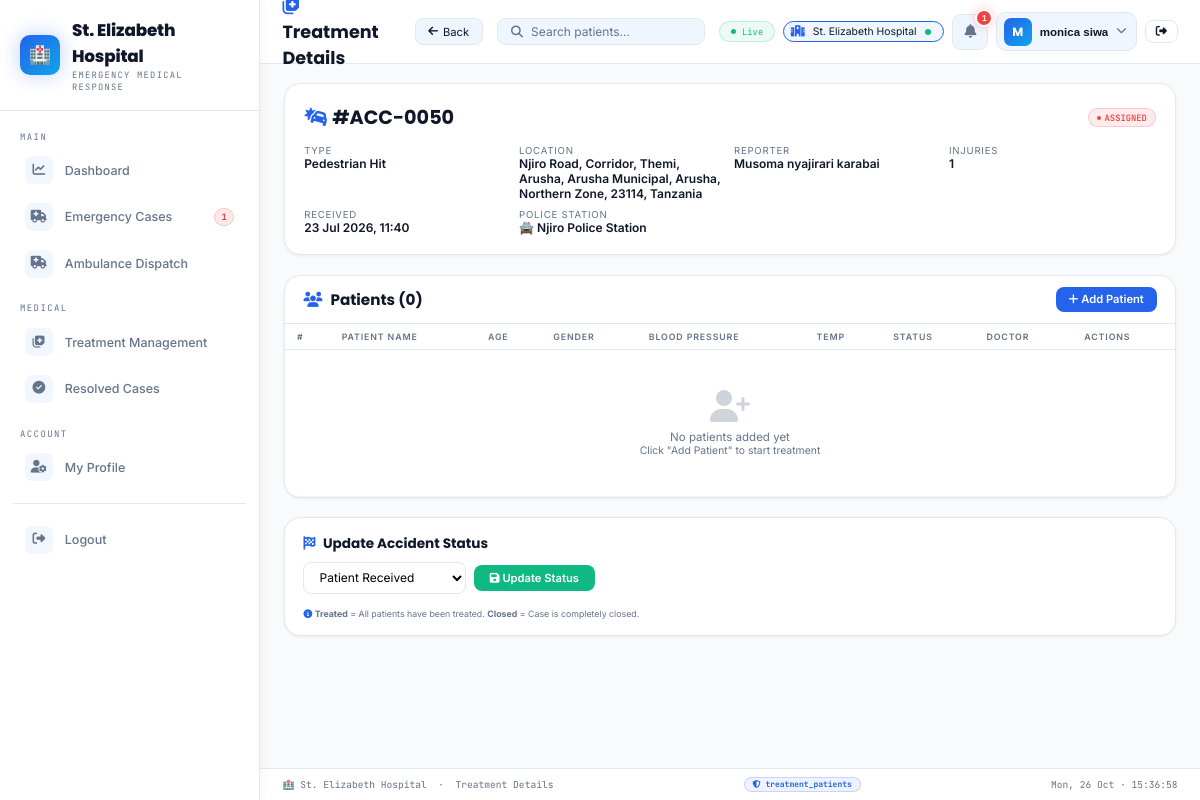
/hospital/treatment_details.php?accident_id=50 (signed in), run on the app's committed database.
### tables this page shows
CREATE TABLE `users` (
  `id` int(11) NOT NULL,
  `full_name` varchar(100) DEFAULT NULL,
  `phone` varchar(20) DEFAULT NULL,
  `email` varchar(100) DEFAULT NULL,
  `password` varchar(255) DEFAULT NULL,
  `role` enum('admin','police','hospital','citizen') DEFAULT 'citizen',
  `police_station_id` int(11) DEFAULT NULL,
  `hospital_station_id` int(11) DEFAULT NULL,
  `approval_status` enum('pending','approved','rejected') DEFAULT 'pending',
  `created_at` timestamp NOT NULL DEFAULT current_timestamp()
);

CREATE TABLE `hospital_stations` (
  `id` int(11) NOT NULL,
  `name` varchar(100) NOT NULL,
  `location` varchar(200) DEFAULT NULL,
  `phone` varchar(20) DEFAULT NULL,
  `email` varchar(100) DEFAULT NULL,
  `region` varchar(100) DEFAULT NULL,
  `latitude` decimal(10,8) DEFAULT NULL,
  `longitude` decimal(11,8) DEFAULT NULL,
  `is_active` tinyint(1) DEFAULT 1,
  `created_at` timestamp NOT NULL DEFAULT current_timestamp(),
  `updated_at` timestamp NOT NULL DEFAULT current_timestamp() ON UPDATE current_timestamp()
);

CREATE TABLE `accidents` (
  `id` int(11) NOT NULL,
  `reporter_name` varchar(100) NOT NULL,
  `reporter_phone` varchar(20) NOT NULL,
  `reporter_email` varchar(100) DEFAULT NULL,
  `accident_type` varchar(100) NOT NULL,
  `injuries` int(11) DEFAULT 0,
  `hazards` text DEFAULT NULL,
  `description` text DEFAULT NULL,
  `photo_path` varchar(255) DEFAULT NULL,
  `images` text DEFAULT NULL,
  `latitude` decimal(10,8) NOT NULL,
  `longitude` decimal(11,8) NOT NULL,
  `location_description` text DEFAULT NULL,
  `old_status` enum('pending','assigned','dispatched','resolved','false_alarm') DEFAULT 'pending',
  `police_status` enum('pending','assigned','dispatched','arrived','resolved','false_alarm') DEFAULT 'pending',
  `hospital_status` enum('pending','assigned','preparing','ambulance_dispatched','patient_received','treated','closed') DEFAULT 'pending',
  `assigned_police_id` int(11) DEFAULT NULL,
  `assigned_hospital_id` int(11) DEFAULT NULL,
  `created_at` timestamp NOT NULL DEFAULT current_timestamp()
);

CREATE TABLE `police_stations` (
  `id` int(11) NOT NULL,
  `name` varchar(100) NOT NULL,
  `location` varchar(200) DEFAULT NULL,
  `phone` varchar(20) DEFAULT NULL,
  `email` varchar(100) DEFAULT NULL,
  `region` varchar(100) DEFAULT NULL,
  `latitude` decimal(10,8) DEFAULT NULL,
  `longitude` decimal(11,8) DEFAULT NULL,
  `is_active` tinyint(1) DEFAULT 1,
  `created_at` timestamp NOT NULL DEFAULT current_timestamp(),
  `updated_at` timestamp NOT NULL DEFAULT current_timestamp() ON UPDATE current_timestamp()
);

### hospital/treatment_details.php (the view, shortened to what this page needs)
<?php
include __DIR__ . '/../connection.php';
$hospital_id = $_SESSION['user_id'];
$user_query = $conn->query("
    SELECT u.*, hs.id as station_id, hs.name as station_name, hs.location
    FROM users u
    LEFT JOIN hospital_stations hs ON u.hospital_station_id = hs.id
    WHERE u.id = $hospital_id
");
$user = $user_query->fetch_assoc();
$hospital_station_id = $user['station_id'] ?? null;
$hospital_station_name = $user['station_name'] ?? 'Hospital Station';
$accident_id = isset($_GET['accident_id']) ? intval($_GET['accident_id']) : 0;
$accident = $conn->query("
    SELECT a.*, ps.name as police_station_name
    FROM accidents a
    LEFT JOIN police_stations ps ON a.assigned_police_id = ps.id
    WHERE a.id = $accident_id AND a.assigned_hospital_id = $hospital_station_id
")->fetch_assoc();
$patients = $conn->query("
    SELECT * FROM treatment_patients
    WHERE accident_id = $accident_id AND hospital_station_id = $hospital_station_id
    ORDER BY created_at DESC
");
$patient_count = $patients ? $patients->num_rows : 0;
$pending_notifications = $conn->query("
    SELECT id, accident_type, location_description, created_at, reporter_name, injuries, hospital_status as status
    FROM accidents
    WHERE assigned_hospital_id = $hospital_station_id
    AND hospital_status = 'assigned'
    ORDER BY created_at DESC LIMIT 10
");
$pending_count = $pending_notifications ? $pending_notifications->num_rows : 0;
$admin_name = htmlspecialchars($_SESSION['name'] ?? 'Hospital Staff');
$admin_init = strtoupper(substr($admin_name, 0, 1));
$closed_q = $conn->query("
    SELECT COUNT(*) as c
    FROM accidents
    WHERE assigned_hospital_id = $hospital_station_id
    AND hospital_status = 'closed'
");
function is_active($page) {
    return basename($_SERVER['PHP_SELF']) === $page ? 'active' : '';
}
?>
<!DOCTYPE html>
<html lang="en">
<head>
<link rel="stylesheet" href="https://cdnjs.cloudflare.com/ajax/libs/font-awesome/6.5.0/css/all.min.css"/>
</head>
<body>
<div class="shell">
<aside class="sidebar">
  <a href="dashboard.php" class="sb-brand">
    <div class="sb-logo">🏥</div>
    <div><div class="sb-title"><?= htmlspecialchars($hospital_station_name) ?></div>
      <div class="sb-sub">Emergency Medical Response</div></div>
  </a>
  <nav class="sb-nav">
    <div class="sb-sect">Main</div>
    <a href="dashboard.php" class="sb-item <?= is_active('dashboard.php') ?>">
      <span class="sb-ic"><i class="fas fa-chart-line"></i></span> Dashboard
    </a>
    <a href="emergencies.php" class="sb-item <?= is_active('emergencies.php') ?>">
      <span class="sb-ic"><i class="fas fa-ambulance"></i></span> Emergency Cases
      <?php if($pending_count > 0): ?>
        <span class="sb-badge red"><?= $pending_count ?></span>
      <?php endif; ?>
    </a>
    <a href="ambulance.php" class="sb-item <?= is_active('ambulance.php') ?>">
      <span class="sb-ic"><i class="fas fa-truck-medical"></i></span> Ambulance Dispatch
    </a>
    <div class="sb-sect" style="margin-top:.4rem">Medical</div>
    <a href="treatment.php" class="sb-item <?= is_active('treatment.php') ?>">
      <span class="sb-ic"><i class="fas fa-notes-medical"></i></span> Treatment Management
    </a>
    <a href="resolved_cases.php" class="sb-item <?= is_active('resolved_cases.php') ?>">
      <span class="sb-ic"><i class="fas fa-check-circle"></i></span> Resolved Cases
    </a>
    <div class="sb-sect" style="margin-top:.4rem">Account</div>
    <a href="profile.php" class="sb-item <?= is_active('profile.php') ?>">
      <span class="sb-ic"><i class="fas fa-user-cog"></i></span> My Profile
    </a>
    <div style="height:1px;background:var(--border);margin:.8rem .8rem"></div>
    <a href="../logout.php" class="sb-logout-item">
      <span class="sb-ic"><i class="fas fa-sign-out-alt"></i></span> Logout
    </a>
  </nav>
</aside>
<div class="main">
  <div class="topbar">
    <div class="tb-title"><i class="fas fa-notes-medical"></i>Treatment Details</div>
    <a href="treatment.php" class="btn-back">
      <i class="fas fa-arrow-left"></i> Back
    </a>
    <div class="tb-search">
      <i class="fas fa-search"></i>
      <input type="text" placeholder="Search patients…" oninput="filterTable(this.value)"/>
    </div>
    <div class="tb-acts">
      <div class="live-pill"><span class="live-dot"></span>Live</div>
      <div class="station-badge">
        <i class="fas fa-hospital"></i>
        <span class="station-name"><?= htmlspecialchars($hospital_station_name) ?></span>
        <span class="status-dot"></span>
      </div>
      <div class="notif-wrap">
        <button class="notif-btn" onclick="toggleNotif()" id="notificationBell">
          <i class="fas fa-bell"></i>
          <span class="notif-count" id="notifCount" style="<?= $pending_count > 0 ? '' : 'display:none;' ?>">
            <?= $pending_count ?>
          </span>
        </button>
      </div>
      <div class="profile-wrap">
        <button class="profile-btn" id="profileBtn" onclick="toggleProfileDrop()">
          <div class="pa"><?= $admin_init ?></div>
          <span class="pname"><?= $admin_name ?></span>
          <i class="fas fa-chevron-down pchev"></i>
        </button>
      </div>
      <a href="../logout.php" class="tb-btn">
        <i class="fas fa-sign-out-alt"></i>
      </a>
    </div>
  </div>
  <div class="content">
    <div class="accident-summary">
      <div class="header">
        <h2>
          <i class="fas fa-car-crash"></i>
          #ACC-<?= str_pad($accident_id, 4, '0', STR_PAD_LEFT) ?>
        </h2>
        <span class="badge <?= $accident['hospital_status'] ?>">
          <span class="badge-dot"></span>
          <?= str_replace('_', ' ', ucfirst($accident['hospital_status'] ?? 'unknown')) ?>
        </span>
      </div>
      <div class="accident-meta">
        <div class="meta-item">
          <label>Type</label>
          <div class="value"><?= htmlspecialchars($accident['accident_type'] ?? 'Unknown') ?></div>
        </div>
        <div class="meta-item">
          <label>Location</label>
          <div class="value"><?= htmlspecialchars($accident['location_description'] ?? 'Unknown') ?></div>
        </div>
        <div class="meta-item">
          <label>Reporter</label>
          <div class="value"><?= htmlspecialchars($accident['reporter_name'] ?? 'Unknown') ?></div>
        </div>
        <div class="meta-item">
          <label>Injuries</label>
          <div class="value"><?= $accident['injuries'] ?></div>
        </div>
        <div class="meta-item">
          <label>Received</label>
          <div class="value"><?= date('d M Y, H:i', strtotime($accident['created_at'])) ?></div>
        </div>
        <?php if($accident['police_station_name']): ?>
        <div class="meta-item">
          <label>Police Station</label>
          <div class="value">🚔 <?= htmlspecialchars($accident['police_station_name']) ?></div>
        </div>
        <?php endif; ?>
      </div>
    </div>
    <div class="patients-section">
      <div class="header">
        <h3><i class="fas fa-users"></i> Patients (<?= $patient_count ?>)</h3>
        <button class="btn-add-patient" onclick="openAddPatient(<?= $accident_id ?>)">
          <i class="fas fa-plus"></i> Add Patient
        </button>
      </div>
      <div class="tbl-wrap">
        <table>
          <thead>
            <tr>
              <th>#</th>
              <th>Patient Name</th>
              <th>Age</th>
              <th>Gender</th>
              <th>Blood Pressure</th>
              <th>Temp</th>
              <th>Status</th>
              <th>Doctor</th>
              <th>Actions</th>
            </tr>
          </thead>
          <tbody id="tableBody">
          <?php if($patients && $patients->num_rows > 0):
            $i = 1;
            while($p = $patients->fetch_assoc()): ?>
            <tr>
              <td class="td-mono"><?= $i++ ?></td>
              <td style="font-weight:600;"><?= htmlspecialchars($p['patient_name'] ?: 'Unknown') ?></td>
              <td><?= $p['age'] ?? '-' ?></td>
              <td><?= ucfirst($p['gender'] ?? '-') ?></td>
              <td><?= htmlspecialchars($p['blood_pressure'] ?? '-') ?></td>
              <td><?= $p['temperature'] ? $p['temperature'].'°C' : '-' ?></td>
              <td>
                <span class="badge <?= getStatusBadge($p['treatment_status']) ?>">
                  <span class="badge-dot"></span>
                  <?= str_replace('_', ' ', ucfirst($p['treatment_status'] ?? 'pending')) ?>
                </span>
              </td>
              <td style="font-size:.65rem"><?= htmlspecialchars($p['doctor_name'] ?: '-') ?></td>
              <td>
                <button class="btn-edit-patient" onclick="openEditPatient(<?= $p['id'] ?>, <?= $accident_id ?>)">
                  <i class="fas fa-edit"></i> Edit
                </button>
              </td>
            </tr>
            <?php endwhile; ?>
          <?php else: ?>
            <tr>
              <td colspan="9">
                <div class="empty-patients">
                  <i class="fas fa-user-plus"></i>
                  <p>No patients added yet</p>
                  <p style="font-size:.65rem;color:var(--text-muted);">Click "Add Patient" to start treatment</p>
                </div>
              </td>
            </tr>
          <?php endif; ?>
          </tbody>
        </table>
      </div>
    </div>
    <div class="status-update-section">
      <h4><i class="fas fa-flag-checkered"></i> Update Accident Status</h4>
      <form method="POST" action="update_accident_status.php">
        <select name="hospital_status">
          <option value="patient_received" <?= $accident['hospital_status'] == 'patient_received' ? 'selected' : '' ?>>Patient Received</option>
        </select>
        <button type="submit" class="btn-update">
          <i class="fas fa-save"></i> Update Status
        </button>
        <div class="status-hint">
          <i class="fas fa-info-circle"></i>
          <strong>Treated</strong> = All patients have been treated.
          <strong>Closed</strong> = Case is completely closed.
        </div>
      </form>
    </div>
  </div>
  <div class="footer">
    <span>🏥 <?= htmlspecialchars($hospital_station_name) ?> &nbsp;·&nbsp; Treatment Details</span>
    <span class="dual-status-badge"><i class="fas fa-shield-alt"></i> treatment_patients</span>
    <span id="clock"></span>
  </div>
</div>
</div>
</body>
</html>

### data on the page
users: hospital_station.name "St. Elizabeth Hospital"
accidents: hospital_status "ASSIGNED", accident_type "Pedestrian Hit", location_description "Njiro Road, Corridor, Themi, Arusha, Arusha Municipal, Arusha, Northern Zone, 23114, Tanzania", reporter_name "Musoma nyajirari karabai", injuries "1", created_at "23 Jul 2026, 11:40", police_stations.name "Njiro Police Station"

### other printed values
$pending_count "1"
$admin_init "M"
$admin_name "monica siwa"
str_pad($accident_id, 4, '0', STR_PAD_LEFT) "0050"
$patient_count "0"
